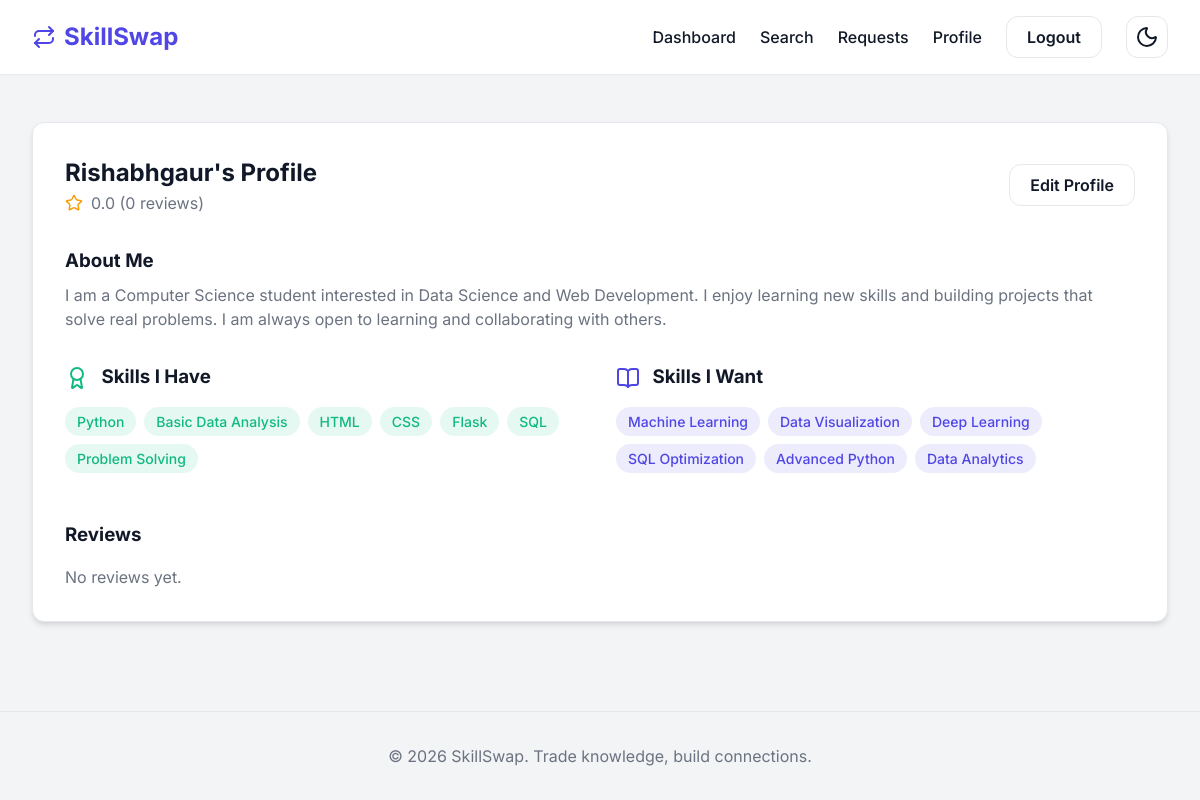
Screenshot of /profile/1 (signed in) with the database file from the repository.
### models.py (models this page shows)
class User(UserMixin, db.Model):
    id = db.Column(db.Integer, primary_key=True)
    username = db.Column(db.String(150), unique=True, nullable=False)
    email = db.Column(db.String(150), unique=True, nullable=False)
    password_hash = db.Column(db.String(256), nullable=False)
    bio = db.Column(db.Text, nullable=True)
    skills_have = db.Column(db.Text, nullable=True) # Comma separated
    skills_want = db.Column(db.Text, nullable=True) # Comma separated
    average_rating = db.Column(db.Float, default=0.0)
    reviews_received = db.relationship('Review', foreign_keys='Review.reviewee_id', backref='reviewee', lazy=True)

### app.py (the view)
@app.route('/profile/<int:user_id>')
@login_required
def profile(user_id):
    user = User.query.get_or_404(user_id)
    reviews = Review.query.filter_by(reviewee_id=user.id).order_by(Review.timestamp.desc()).all()
    return render_template('profile.html', user=user, reviews=reviews)

### app.py (called while the page is built)
@login_manager.user_loader
def load_user(user_id):
    return User.query.get(int(user_id))

### templates/profile.html
{% extends 'base.html' %}
{% block content %}
<div class="card">
    <div style="display: flex; justify-content: space-between; align-items: center; margin-bottom: 2rem;">
        <div>
            <h2>{{ user.username }}'s Profile</h2>
            <p style="color: var(--text-muted); display: flex; align-items: center; gap: 0.5rem;">
                <i data-lucide="star" style="color: #F59E0B; height: 18px; width: 18px;"></i>
                {{ "%.1f"|format(user.average_rating) }} ({{ reviews|length }} reviews)
            </p>
        </div>
        {% if current_user.id == user.id %}
            <a href="{{ url_for('edit_profile') }}" class="btn btn-outline">Edit Profile</a>
        {% else %}
            <a href="/request/send/{{ user.id }}" class="btn btn-primary">Send Barter Request</a>
            <a href="/chat/{{ user.id }}" class="btn btn-outline">Message</a>
        {% endif %}
    </div>
    <div style="margin-bottom: 2rem;">
        <h3>About Me</h3>
        <p style="margin-top: 0.5rem; color: var(--text-muted); white-space: pre-wrap;">{{ user.bio or 'No bio provided yet.' }}</p>
    </div>
    <div style="display: grid; grid-template-columns: repeat(auto-fit, minmax(300px, 1fr)); gap: 2rem; margin-bottom: 3rem;">
        <div>
            <h3><i data-lucide="award" style="vertical-align: middle; margin-right: 0.5rem; color: var(--secondary);"></i> Skills I Have</h3>
            <div style="display: flex; flex-wrap: wrap; gap: 0.5rem; margin-top: 1rem;">
                {% if user.skills_have %}
                    {% for skill in user.skills_have.split(',') %}
                        {% if skill.strip() %}
                            <span style="background-color: rgba(16, 185, 129, 0.1); color: var(--secondary); padding: 0.25rem 0.75rem; border-radius: 999px; font-weight: 500; font-size: 0.875rem;">{{ skill.strip() }}</span>
                        {% endif %}
                    {% endfor %}
                {% else %}
                    <p style="color: var(--text-muted);">None listed.</p>
                {% endif %}
            </div>
        </div>
        <div>
            <h3><i data-lucide="book-open" style="vertical-align: middle; margin-right: 0.5rem; color: var(--primary);"></i> Skills I Want</h3>
            <div style="display: flex; flex-wrap: wrap; gap: 0.5rem; margin-top: 1rem;">
                {% if user.skills_want %}
                    {% for skill in user.skills_want.split(',') %}
                        {% if skill.strip() %}
                            <span style="background-color: rgba(79, 70, 229, 0.1); color: var(--primary); padding: 0.25rem 0.75rem; border-radius: 999px; font-weight: 500; font-size: 0.875rem;">{{ skill.strip() }}</span>
                        {% endif %}
                    {% endfor %}
                {% else %}
                    <p style="color: var(--text-muted);">None listed.</p>
                {% endif %}
            </div>
        </div>
    </div>
    <div>
        <h3 style="margin-bottom: 1rem;">Reviews</h3>
        {% if reviews %}
            <div style="display: flex; flex-direction: column; gap: 1rem;">
                {% for review in reviews %}
                    <div style="border: 1px solid var(--border); border-radius: 8px; padding: 1rem; background-color: var(--bg-color);">
                        <div style="display: flex; justify-content: space-between; margin-bottom: 0.5rem;">
                            <strong>{{ review.reviewer.username }}</strong>
                            <span style="color: #F59E0B; font-weight: bold;"><i data-lucide="star" style="height: 14px; width: 14px; vertical-align: middle;"></i> {{ review.rating }}/5</span>
                        </div>
                        <p style="color: var(--text-muted); font-size: 0.9rem;">{{ review.comment }}</p>
                        <small style="color: #9CA3AF; display: block; margin-top: 0.5rem;">{{ review.timestamp.strftime('%B %d, %Y') }}</small>
                    </div>
                {% endfor %}
            </div>
        {% else %}
            <p style="color: var(--text-muted);">No reviews yet.</p>
        {% endif %}
    </div>
</div>
{% endblock %}

### templates/base.html (shortened to what this page needs)
<!DOCTYPE html>
<html lang="en">
<head>
    <link rel="stylesheet" href="{{ url_for('static', filename='style.css') }}">
</head>
<body>
    <nav class="navbar">
        <a href="{{ url_for('index') }}" class="nav-brand">
            <i data-lucide="repeat"></i> SkillSwap
        </a>
        <div class="nav-links">
            {% if current_user.is_authenticated %}
                <a href="{{ url_for('dashboard') }}" class="nav-link">Dashboard</a>
                <a href="/search" class="nav-link">Search</a>
                <a href="/requests" class="nav-link">Requests</a>
                <a href="/profile/{{ current_user.id }}" class="nav-link">Profile</a>
                <a href="{{ url_for('logout') }}" class="btn btn-outline">Logout</a>
            {% else %}
                <a href="{{ url_for('login') }}" class="nav-link">Login</a>
                <a href="{{ url_for('signup') }}" class="btn btn-primary">Sign Up</a>
            {% endif %}
            <button id="theme-toggle" class="btn btn-outline" style="padding: 0.5rem; min-width: 42px;">
                <i data-lucide="moon"></i>
            </button>
        </div>
    </nav>
    <main class="main-content">
        {% block content %}{% endblock %}
    </main>
    <footer class="footer">
        <p>&copy; 2026 SkillSwap. Trade knowledge, build connections.</p>
    </footer>
</body>
</html>

### static/style.css (style rules this page uses)
:root { --primary: #4F46E5; --primary-hover: #4338CA; --secondary: #10B981; --bg-color: #F3F4F6; --card-bg: #FFFFFF; --text-main: #111827; --text-muted: #6B7280; --border: #E5E7EB; --radius: 12px; --font-family: 'Inter', system-ui, sans-serif; --shadow-sm: 0 1px 2px 0 rgba(0, 0, 0, 0.05); --shadow-md: 0 4px 6px -1px rgba(0, 0, 0, 0.1), 0 2px 4px -1px rgba(0, 0, 0, 0.06); --shadow-lg: 0 10px 15px -3px rgba(0,0,0,0.1), 0 4px 6px -2px rgba(0,0,0,0.05); }
* { box-sizing: border-box; margin: 0; padding: 0; }
body { font-family: var(--font-family); background-color: var(--bg-color); color: var(--text-main); line-height: 1.5; display: flex; flex-direction: column; min-height: 100vh; transition: background-color 0.3s, color 0.3s; }
.navbar { background-color: var(--card-bg); box-shadow: var(--shadow-sm); padding: 1rem 2rem; display: flex; justify-content: space-between; align-items: center; position: sticky; top: 0; z-index: 100; }
.nav-brand { font-size: 1.5rem; font-weight: 700; color: var(--primary); text-decoration: none; display: flex; align-items: center; gap: 0.5rem; }
.nav-links { display: flex; gap: 1.5rem; align-items: center; }
.nav-link { text-decoration: none; color: var(--text-main); font-weight: 500; transition: color 0.2s; }
.btn { padding: 0.5rem 1.25rem; border-radius: var(--radius); border: none; font-weight: 600; cursor: pointer; text-decoration: none; transition: all 0.2s ease; display: inline-flex; align-items: center; gap: 0.5rem; }
.btn-outline { background-color: transparent; border: 1px solid var(--border); color: var(--text-main); }
.main-content { flex: 1; padding: 2rem; max-width: 1200px; width: 100%; margin: 0 auto; }
.card { background-color: var(--card-bg); border-radius: var(--radius); padding: 2rem; box-shadow: var(--shadow-md); border: 1px solid var(--border); transition: transform 0.2s, box-shadow 0.2s; }
.footer { text-align: center; padding: 2rem; color: var(--text-muted); border-top: 1px solid var(--border); margin-top: 2rem; }

### rows the page displays
User: username "Rishabhgaur", average_rating "0.0", bio "I am a Computer Science student interested in Data Science and Web Development. I enjoy learning new skills and building projects that solve real problems. I am always open to learning and collaborating with others."

### other values shown
{{ reviews|length }} "0"
{{ skill.strip() }} "Python" "Basic Data Analysis" "HTML" "CSS" "Flask" "SQL" "Problem Solving"
{{ skill.strip() }} "Machine Learning" "Data Visualization" "Deep Learning" "SQL Optimization" "Advanced Python" "Data Analytics"
